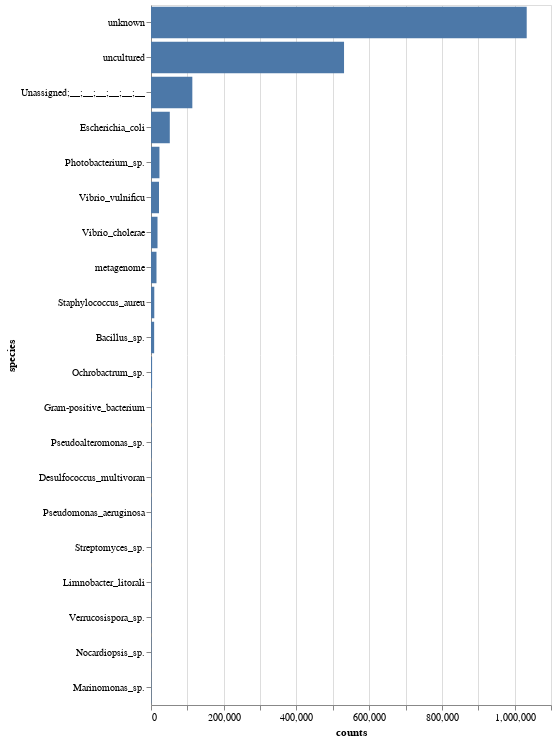

Source (notebook cell):
### Code cell
alt.Chart(miseq_df3.reset_index().sort_values('counts', ascending=False).head(20)).mark_bar().encode(
    x=alt.X('counts'),
    y=alt.Y("species", sort='-x'),
    tooltip=['species']
).properties(height=700)

### Figure 1 — Vega-Lite specification as saved in the notebook (floating-point values rounded to 4 significant figures)
{"config": {"view": {"continuousWidth": 400, "continuousHeight": 300}}, "data": {"name": "data-c7d61caeeaf8c43d8e1777f2c32fca82"}, "mark": "bar", "encoding": {"tooltip": [{"field": "species", "type": "nominal"}], "x": {"field": "counts", "type": "quantitative"}, "y": {"field": "species", "sort": "-x", "type": "nominal"}}, "height": 700, "$schema": "https://vega.github.io/schema/vega-lite/v4.17.0.json", "datasets": {"data-c7d61caeeaf8c43d8e1777f2c32fca82": [{"species": "unknown", "counts": 1033000.0}, {"species": "uncultured", "counts": 530900.0}, {"species": "Unassigned;__;__;__;__;__;__", "counts": 113700.0}, {"species": "Escherichia_coli", "counts": 51680.0}, {"species": "Photobacterium_sp.", "counts": 23220.0}, {"species": "Vibrio_vulnificu", "counts": 21970.0}, {"species": "Vibrio_cholerae", "counts": 17900.0}, {"species": "metagenome", "counts": 15100.0}, {"species": "Staphylococcus_aureu", "counts": 9021.0}, {"species": "Bacillus_sp.", "counts": 8652.0}, {"species": "Ochrobactrum_sp.", "counts": 3038.0}, {"species": "Gram-positive_bacterium", "counts": 2008.0}, {"species": "Pseudoalteromonas_sp.", "counts": 1571.0}, {"species": "Desulfococcus_multivoran", "counts": 1446.0}, {"species": "Pseudomonas_aeruginosa", "counts": 1426.0}, {"species": "Streptomyces_sp.", "counts": 1290.0}, {"species": "Limnobacter_litorali", "counts": 1106.0}, {"species": "Verrucosispora_sp.", "counts": 1046.0}, {"species": "Nocardiopsis_sp.", "counts": 1018.0}, {"species": "Marinomonas_sp.", "counts": 959.0}]}}
